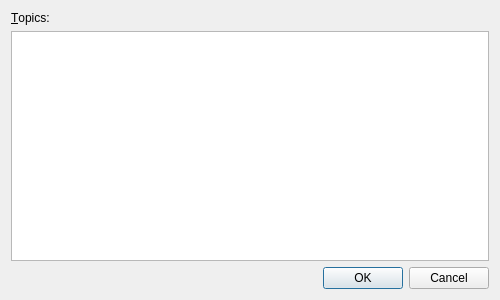
<ui version="4.0" >
 <class>HelpTopicDialog</class>
 <widget class="QDialog" name="HelpTopicDialog" >
  <property name="geometry" >
   <rect>
    <x>0</x>
    <y>0</y>
    <width>500</width>
    <height>300</height>
   </rect>
  </property>
  <property name="windowTitle" >
   <string>Select Help Topic</string>
  </property>
  <layout class="QVBoxLayout" name="verticalLayout" >
   <item>
    <widget class="QLabel" name="label" >
     <property name="text" >
      <string>&amp;Topics:</string>
     </property>
     <property name="buddy" >
      <cstring>topicsList</cstring>
     </property>
    </widget>
   </item>
   <item>
    <widget class="QListWidget" name="topicsList" />
   </item>
   <item>
    <widget class="QDialogButtonBox" name="buttonBox" >
     <property name="orientation" >
      <enum>Qt::Horizontal</enum>
     </property>
     <property name="standardButtons" >
      <set>QDialogButtonBox::Cancel|QDialogButtonBox::Ok</set>
     </property>
    </widget>
   </item>
  </layout>
 </widget>
 <tabstops>
  <tabstop>topicsList</tabstop>
  <tabstop>buttonBox</tabstop>
 </tabstops>
 <resources/>
 <connections>
  <connection>
   <sender>buttonBox</sender>
   <signal>accepted()</signal>
   <receiver>HelpTopicDialog</receiver>
   <slot>accept()</slot>
   <hints>
    <hint type="sourcelabel" >
     <x>248</x>
     <y>254</y>
    </hint>
    <hint type="destinationlabel" >
     <x>157</x>
     <y>274</y>
    </hint>
   </hints>
  </connection>
  <connection>
   <sender>buttonBox</sender>
   <signal>rejected()</signal>
   <receiver>HelpTopicDialog</receiver>
   <slot>reject()</slot>
   <hints>
    <hint type="sourcelabel" >
     <x>316</x>
     <y>260</y>
    </hint>
    <hint type="destinationlabel" >
     <x>286</x>
     <y>274</y>
    </hint>
   </hints>
  </connection>
 </connections>
</ui>
